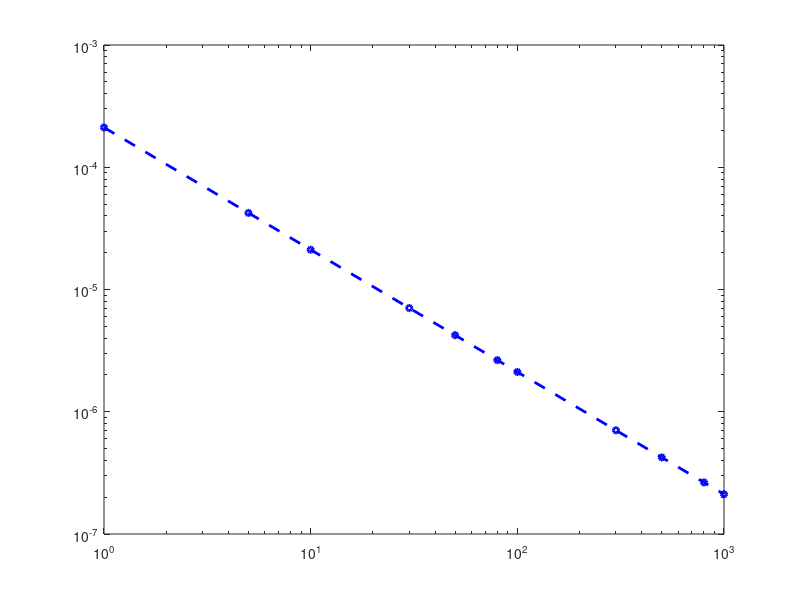

Reproduce this figure in MATLAB. (Note: this script raises an error after producing the figure.)
clear; close all; clc;

w1          = 0.1150;
budget      = [1e0, 5e0, 1e1, 3e1, 5e1, 8e1, 1e2, 3e2, 5e2, 8e2, 1e3];
budget_norm = ceil(budget/w1);

%% only RB data
RB_data = load('mfmc_res_RB/RB_MFMC_measurements.mat');

hi_fi_s2    = RB_data.hi_fi_var;

mse_std_mc          = @(p, var, w) var * w/p;                                                      
mse_std_mc_hi_fi    = zeros(length(budget), 1);

for i=1:length(budget)
    p       = budget(i);
    
    %% std MC
    mse_std_mc_hi_fi(i) = mse_std_mc(p, hi_fi_s2, w1);
    
end

data = load('numerically_estimated_mse/std_mc_mse.mat');
mse_std_mc_num = data.std_mc_mse;
    
lw = 2;
ms = 4;
fs = 30;

figure();
loglog(budget, mse_std_mc_hi_fi, 'b--o', 'LineWidth', lw, 'MarkerSize', ms); hold on;
loglog(budget, mse_std_mc_num, 'r--o', 'LineWidth', lw, 'MarkerSize', ms); hold on;
hold off;
grid on;


l = legend('std MC', 'std MC num');

xl = xlabel('budget q(sec)');
yl = ylabel('MSE estimate');

l.FontSize  = fs;
xl.FontSize = fs;
yl.FontSize = fs;

